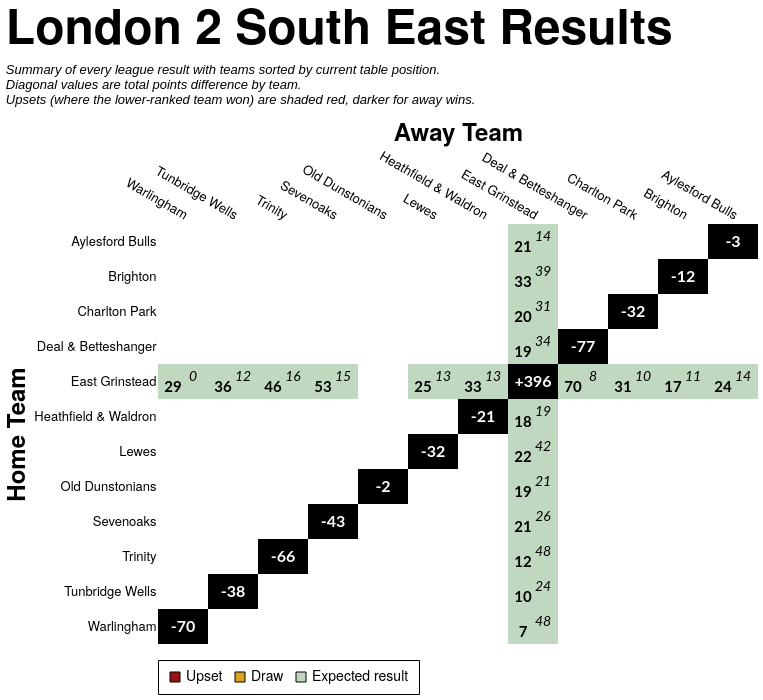

Specify this chart in Vega-Lite:
### Vega-Lite specification from a JSON file in a GitHub repository (floating-point values rounded to 4 significant figures; data arrays with more than 128 entries replaced by an {"elided": "..."} marker saying what was removed)
{"config": {"axis": {"labelFont": "PT Sans Narrow, Helvetica Neue, Helvetica, Arial, sans-serif", "titleFont": "PT Sans Narrow, Helvetica Neue, Helvetica, Arial, sans-serif", "labelFontSize": 13, "titleFontSize": 24, "gridColor": "#202947", "gridOpacity": 0.2, "zindex": 1}, "text": {"font": "Lato, sans-serif"}, "bar": {"cornerRadiusEnd": 5}, "header": {"labelFont": "PT Sans Narrow, Helvetica Neue, Helvetica, Arial, sans-serif", "titleFont": "PT Sans Narrow, Helvetica Neue, Helvetica, Arial, sans-serif", "labelFontSize": 24, "titleFontSize": 28, "labelFontWeight": "bold", "orient": "left"}, "legend": {"labelFont": "PT Sans Narrow, Helvetica Neue, Helvetica, Arial, sans-serif", "titleFont": "PT Sans Narrow, Helvetica Neue, Helvetica, Arial, sans-serif", "labelFontSize": 14, "titleFontSize": 16, "titlePadding": 5, "fillColor": "white", "strokeColor": "black", "padding": 10, "titleFontWeight": "lighter", "titleFontStyle": "italic", "titleColor": "gray", "offset": 10}, "title": {"font": "PT Sans Narrow, Helvetica Neue, Helvetica, Arial, sans-serif", "fontSize": 48, "fontWeight": "bold", "anchor": "start", "align": "center", "titlePadding": 20, "subtitlePadding": 10, "subtitleFontSize": 13, "subtitleColor": "", "subtitleFontStyle": "italic", "offset": 15, "color": "black"}, "axisX": {"labelAngle": 0}, "facet": {"title": null, "header": null, "align": {"row": "each", "column": "each"}, "spacing": 10}, "resolve": {"scale": {"y": "independent", "facet": "independent"}}, "background": "transparent", "scale": {"offsetBandPaddingOuter": 0.2, "offsetBandPaddingInner": 0.1}, "view": {"stroke": null, "background": "transparent"}}, "layer": [{"data": {"name": "data-ba163b98d58ae9805a7017bafb4aca86"}, "mark": {"type": "rect"}, "encoding": {"color": {"field": "unexpected_result", "legend": {"labelExpr": "datum.value === 'Upset (Away Win)' ? 'Upset' : datum.value", "labelLimit": 220, "offset": 16, "orient": "bottom", "symbolStrokeColor": "black", "symbolStrokeWidth": 1, "values": ["Upset (Away Win)", "Draw", "Expected result"]}, "scale": {"domain": ["Expected result", "Upset (Home Win)", "Upset (Away Win)", "Draw", "To be played", "N/A"], "range": ["#146f1444", "#991515bb", "#991515", "goldenrod", "white", "black"]}, "title": null, "type": "nominal"}, "opacity": {"condition": {"test": "datum.home_team == param_24.home_team || datum.away_team == param_24.home_team || !isValid(param_24.home_team)", "value": 1.0}, "value": 0.1}, "tooltip": [{"field": "home_team", "title": "Home", "type": "nominal"}, {"field": "away_team", "title": "Away", "type": "nominal"}, {"field": "home_score_text", "title": "Home Score", "type": "nominal"}, {"field": "away_score_text", "title": "Away Score", "type": "nominal"}, {"field": "result", "title": "Result", "type": "nominal"}, {"field": "unexpected_result", "title": "Unexpectedness", "type": "nominal"}, {"field": "date", "format": "%d %b %Y", "title": "Date", "type": "temporal"}], "x": {"axis": {"domain": false, "grid": false, "labelAngle": 30, "orient": "top", "ticks": false}, "field": "away_team", "sort": ["Warlingham", "Tunbridge Wells", "Trinity", "Sevenoaks", "Old Dunstonians", "Lewes", "Heathfield & Waldron", "East Grinstead", "Deal & Betteshanger", "Charlton Park", "Brighton", "Aylesford Bulls"], "title": "Away Team", "type": "nominal"}, "y": {"axis": {"domain": false, "grid": false, "ticks": false}, "field": "home_team", "sort": ["Aylesford Bulls", "Brighton", "Charlton Park", "Deal & Betteshanger", "East Grinstead", "Heathfield & Waldron", "Lewes", "Old Dunstonians", "Sevenoaks", "Trinity", "Tunbridge Wells", "Warlingham"], "title": "Home Team", "type": "nominal"}}, "name": "view_25"}, {"data": {"name": "data-ba163b98d58ae9805a7017bafb4aca86"}, "mark": {"type": "text", "fontStyle": "italic", "size": 14, "xOffset": 10, "yOffset": -5}, "encoding": {"color": {"condition": {"test": "(datum.home_team == param_24.home_team || datum.away_team == param_24.home_team || !isValid(param_24.home_team)) && datum.unexpected_result == 'Expected result'", "value": "black"}, "value": "white"}, "text": {"field": "away_score_text", "type": "nominal"}, "x": {"field": "away_team", "sort": ["Warlingham", "Tunbridge Wells", "Trinity", "Sevenoaks", "Old Dunstonians", "Lewes", "Heathfield & Waldron", "East Grinstead", "Deal & Betteshanger", "Charlton Park", "Brighton", "Aylesford Bulls"], "type": "nominal"}, "y": {"field": "home_team", "sort": ["Aylesford Bulls", "Brighton", "Charlton Park", "Deal & Betteshanger", "East Grinstead", "Heathfield & Waldron", "Lewes", "Old Dunstonians", "Sevenoaks", "Trinity", "Tunbridge Wells", "Warlingham"], "type": "nominal"}}, "transform": [{"filter": "datum.away_score_text != '' && datum.away_score_text != 'WO'"}]}, {"data": {"name": "data-ba163b98d58ae9805a7017bafb4aca86"}, "mark": {"type": "text", "size": 12, "xOffset": 10, "yOffset": -5}, "encoding": {"color": {"condition": {"test": "(datum.home_team == param_24.home_team || datum.away_team == param_24.home_team || !isValid(param_24.home_team)) && datum.unexpected_result == 'Expected result'", "value": "black"}, "value": "white"}, "text": {"field": "away_score_text", "type": "nominal"}, "x": {"field": "away_team", "sort": ["Warlingham", "Tunbridge Wells", "Trinity", "Sevenoaks", "Old Dunstonians", "Lewes", "Heathfield & Waldron", "East Grinstead", "Deal & Betteshanger", "Charlton Park", "Brighton", "Aylesford Bulls"], "type": "nominal"}, "y": {"field": "home_team", "sort": ["Aylesford Bulls", "Brighton", "Charlton Park", "Deal & Betteshanger", "East Grinstead", "Heathfield & Waldron", "Lewes", "Old Dunstonians", "Sevenoaks", "Trinity", "Tunbridge Wells", "Warlingham"], "type": "nominal"}}, "transform": [{"filter": "datum.away_score_text == 'WO'"}]}, {"data": {"name": "data-ba163b98d58ae9805a7017bafb4aca86"}, "mark": {"type": "text", "fontWeight": "bold", "size": 15, "xOffset": -10, "yOffset": 5}, "encoding": {"color": {"condition": {"test": "(datum.home_team == param_24.home_team || datum.away_team == param_24.home_team || !isValid(param_24.home_team)) && datum.unexpected_result == 'Expected result'", "value": "black"}, "value": "white"}, "text": {"field": "home_score_text", "type": "nominal"}, "x": {"field": "away_team", "sort": ["Warlingham", "Tunbridge Wells", "Trinity", "Sevenoaks", "Old Dunstonians", "Lewes", "Heathfield & Waldron", "East Grinstead", "Deal & Betteshanger", "Charlton Park", "Brighton", "Aylesford Bulls"], "type": "nominal"}, "y": {"field": "home_team", "sort": ["Aylesford Bulls", "Brighton", "Charlton Park", "Deal & Betteshanger", "East Grinstead", "Heathfield & Waldron", "Lewes", "Old Dunstonians", "Sevenoaks", "Trinity", "Tunbridge Wells", "Warlingham"], "type": "nominal"}}, "transform": [{"filter": "datum.home_score_text != '' && datum.home_score_text != 'WO'"}]}, {"data": {"name": "data-ba163b98d58ae9805a7017bafb4aca86"}, "mark": {"type": "text", "size": 12, "xOffset": -10, "yOffset": 5}, "encoding": {"color": {"condition": {"test": "(datum.home_team == param_24.home_team || datum.away_team == param_24.home_team || !isValid(param_24.home_team)) && datum.unexpected_result == 'Expected result'", "value": "black"}, "value": "white"}, "text": {"field": "home_score_text", "type": "nominal"}, "x": {"field": "away_team", "sort": ["Warlingham", "Tunbridge Wells", "Trinity", "Sevenoaks", "Old Dunstonians", "Lewes", "Heathfield & Waldron", "East Grinstead", "Deal & Betteshanger", "Charlton Park", "Brighton", "Aylesford Bulls"], "type": "nominal"}, "y": {"field": "home_team", "sort": ["Aylesford Bulls", "Brighton", "Charlton Park", "Deal & Betteshanger", "East Grinstead", "Heathfield & Waldron", "Lewes", "Old Dunstonians", "Sevenoaks", "Trinity", "Tunbridge Wells", "Warlingham"], "type": "nominal"}}, "transform": [{"filter": "datum.home_score_text == 'WO'"}]}, {"data": {"name": "data-ac57ce41550094ed1c8edb43f0df3bfd"}, "mark": {"type": "text", "color": "white", "fontWeight": "bold", "size": 16}, "encoding": {"text": {"field": "display_text", "type": "nominal"}, "tooltip": [{"field": "home_team", "title": "Team", "type": "nominal"}, {"field": "display_text", "title": "Points Difference", "type": "nominal"}], "x": {"field": "away_team", "sort": ["Warlingham", "Tunbridge Wells", "Trinity", "Sevenoaks", "Old Dunstonians", "Lewes", "Heathfield & Waldron", "East Grinstead", "Deal & Betteshanger", "Charlton Park", "Brighton", "Aylesford Bulls"], "type": "nominal"}, "y": {"field": "home_team", "sort": ["Aylesford Bulls", "Brighton", "Charlton Park", "Deal & Betteshanger", "East Grinstead", "Heathfield & Waldron", "Lewes", "Old Dunstonians", "Sevenoaks", "Trinity", "Tunbridge Wells", "Warlingham"], "type": "nominal"}}}], "height": {"step": 35}, "params": [{"name": "param_24", "select": {"type": "point", "clear": "dblclick", "fields": ["home_team"], "on": "click"}, "value": null, "views": ["view_25"]}], "title": {"text": "London 2 South East Results", "subtitle": ["Summary of every league result with teams sorted by current table position.", "Diagonal values are total points difference by team.", "Upsets (where the lower-ranked team won) are shaded red, darker for away wins."]}, "width": {"step": 50}, "$schema": "https://vega.github.io/schema/vega-lite/v5.20.1.json", "datasets": {"data-ba163b98d58ae9805a7017bafb4aca86": {"elided": "144 records"}, "data-ac57ce41550094ed1c8edb43f0df3bfd": [{"home_team": "Aylesford Bulls", "away_team": "Aylesford Bulls", "match_id": null, "date": "", "home_score": null, "away_score": null, "home_walkover": null, "away_walkover": null, "result": "N/A", "home_score_text": "", "away_score_text": "", "wo_result": "", "score_text": "", "display_text": "-3", "is_diagonal": true, "result_simple": "N/A", "unexpected_result": "N/A", "unexpected_opacity": 1.0}, {"home_team": "Brighton", "away_team": "Brighton", "match_id": null, "date": "", "home_score": null, "away_score": null, "home_walkover": null, "away_walkover": null, "result": "N/A", "home_score_text": "", "away_score_text": "", "wo_result": "", "score_text": "", "display_text": "-12", "is_diagonal": true, "result_simple": "N/A", "unexpected_result": "N/A", "unexpected_opacity": 1.0}, {"home_team": "Charlton Park", "away_team": "Charlton Park", "match_id": null, "date": "", "home_score": null, "away_score": null, "home_walkover": null, "away_walkover": null, "result": "N/A", "home_score_text": "", "away_score_text": "", "wo_result": "", "score_text": "", "display_text": "-32", "is_diagonal": true, "result_simple": "N/A", "unexpected_result": "N/A", "unexpected_opacity": 1.0}, {"home_team": "Deal & Betteshanger", "away_team": "Deal & Betteshanger", "match_id": null, "date": "", "home_score": null, "away_score": null, "home_walkover": null, "away_walkover": null, "result": "N/A", "home_score_text": "", "away_score_text": "", "wo_result": "", "score_text": "", "display_text": "-77", "is_diagonal": true, "result_simple": "N/A", "unexpected_result": "N/A", "unexpected_opacity": 1.0}, {"home_team": "East Grinstead", "away_team": "East Grinstead", "match_id": null, "date": "", "home_score": null, "away_score": null, "home_walkover": null, "away_walkover": null, "result": "N/A", "home_score_text": "", "away_score_text": "", "wo_result": "", "score_text": "", "display_text": "+396", "is_diagonal": true, "result_simple": "N/A", "unexpected_result": "N/A", "unexpected_opacity": 1.0}, {"home_team": "Heathfield & Waldron", "away_team": "Heathfield & Waldron", "match_id": null, "date": "", "home_score": null, "away_score": null, "home_walkover": null, "away_walkover": null, "result": "N/A", "home_score_text": "", "away_score_text": "", "wo_result": "", "score_text": "", "display_text": "-21", "is_diagonal": true, "result_simple": "N/A", "unexpected_result": "N/A", "unexpected_opacity": 1.0}, {"home_team": "Lewes", "away_team": "Lewes", "match_id": null, "date": "", "home_score": null, "away_score": null, "home_walkover": null, "away_walkover": null, "result": "N/A", "home_score_text": "", "away_score_text": "", "wo_result": "", "score_text": "", "display_text": "-32", "is_diagonal": true, "result_simple": "N/A", "unexpected_result": "N/A", "unexpected_opacity": 1.0}, {"home_team": "Old Dunstonians", "away_team": "Old Dunstonians", "match_id": null, "date": "", "home_score": null, "away_score": null, "home_walkover": null, "away_walkover": null, "result": "N/A", "home_score_text": "", "away_score_text": "", "wo_result": "", "score_text": "", "display_text": "-2", "is_diagonal": true, "result_simple": "N/A", "unexpected_result": "N/A", "unexpected_opacity": 1.0}, {"home_team": "Sevenoaks", "away_team": "Sevenoaks", "match_id": null, "date": "", "home_score": null, "away_score": null, "home_walkover": null, "away_walkover": null, "result": "N/A", "home_score_text": "", "away_score_text": "", "wo_result": "", "score_text": "", "display_text": "-43", "is_diagonal": true, "result_simple": "N/A", "unexpected_result": "N/A", "unexpected_opacity": 1.0}, {"home_team": "Trinity", "away_team": "Trinity", "match_id": null, "date": "", "home_score": null, "away_score": null, "home_walkover": null, "away_walkover": null, "result": "N/A", "home_score_text": "", "away_score_text": "", "wo_result": "", "score_text": "", "display_text": "-66", "is_diagonal": true, "result_simple": "N/A", "unexpected_result": "N/A", "unexpected_opacity": 1.0}, {"home_team": "Tunbridge Wells", "away_team": "Tunbridge Wells", "match_id": null, "date": "", "home_score": null, "away_score": null, "home_walkover": null, "away_walkover": null, "result": "N/A", "home_score_text": "", "away_score_text": "", "wo_result": "", "score_text": "", "display_text": "-38", "is_diagonal": true, "result_simple": "N/A", "unexpected_result": "N/A", "unexpected_opacity": 1.0}, {"home_team": "Warlingham", "away_team": "Warlingham", "match_id": null, "date": "", "home_score": null, "away_score": null, "home_walkover": null, "away_walkover": null, "result": "N/A", "home_score_text": "", "away_score_text": "", "wo_result": "", "score_text": "", "display_text": "-70", "is_diagonal": true, "result_simple": "N/A", "unexpected_result": "N/A", "unexpected_opacity": 1.0}]}}
